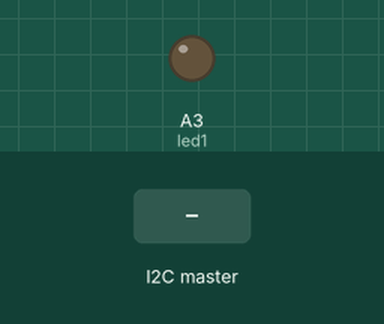
Bench run of a sketch on a simulated Particle Photon. Parts: output pins drawn as LEDs (lit = HIGH). Inputs (shaded band) come from the test bench.

Above: at 1.2 s.
1.3 s: the I2C master sends the byte 1
At 2.1 s:
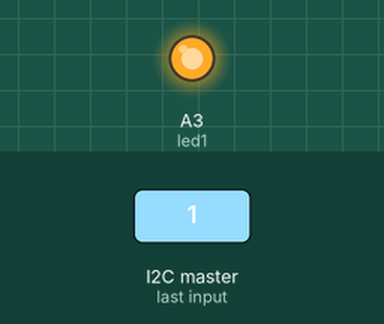
2.8 s: the I2C master sends the byte 0
At 3.2 s:
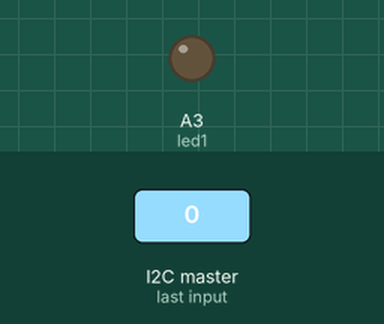
Timing chart, 0 to 5.8 s (numbered marks = the images above; inputs shaded):
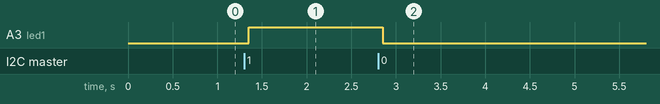

The sketch:

Sit210-FinalProject.ino
```cpp
#include <Wire.h>
//pin 3 and 5(RPi) go to a4 and a5(arduino) , GND to GND (20 Rpi)
const int led1 = 13;
void setup()
{
  // put your setup code here, to run once:
  Wire.begin(8);
  Wire.onReceive(receiveEvent);
  pinMode(led1, OUTPUT);
  digitalWrite(led1, LOW);
}
void receiveEvent(int number){
  while (Wire.available()){
    char d = Wire.read();
    if (d == 1)
    {
        digitalWrite(led1, HIGH);
    }
    else if (d == 0)
    {
        digitalWrite(led1, LOW);
    }
  }
}
void loop() {
  // put your main code here, to run repeatedly:
  delay(100);
}
```

Measured:
- after the input at 1.3 s, A3 (led1): LOW → HIGH after 0.05 s
- after the input at 2.8 s, A3 (led1): HIGH → LOW after 0.05 s
